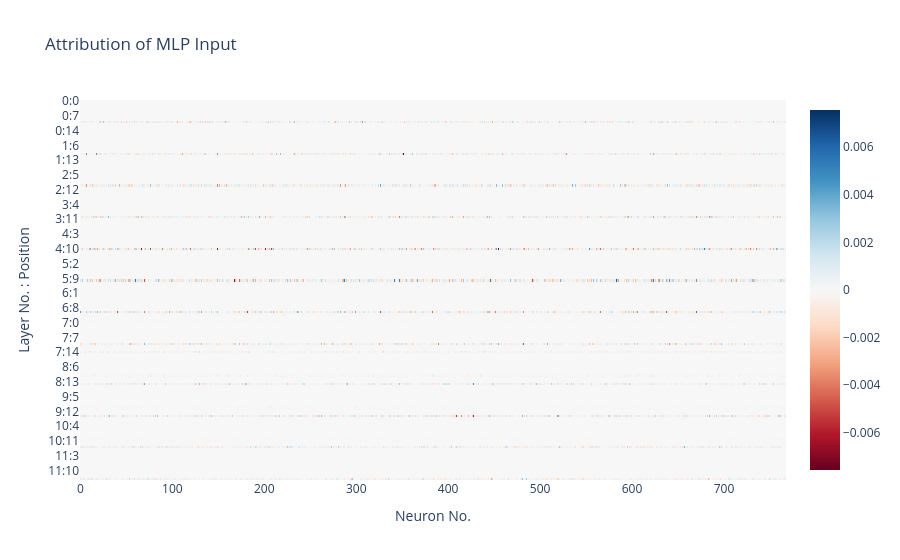
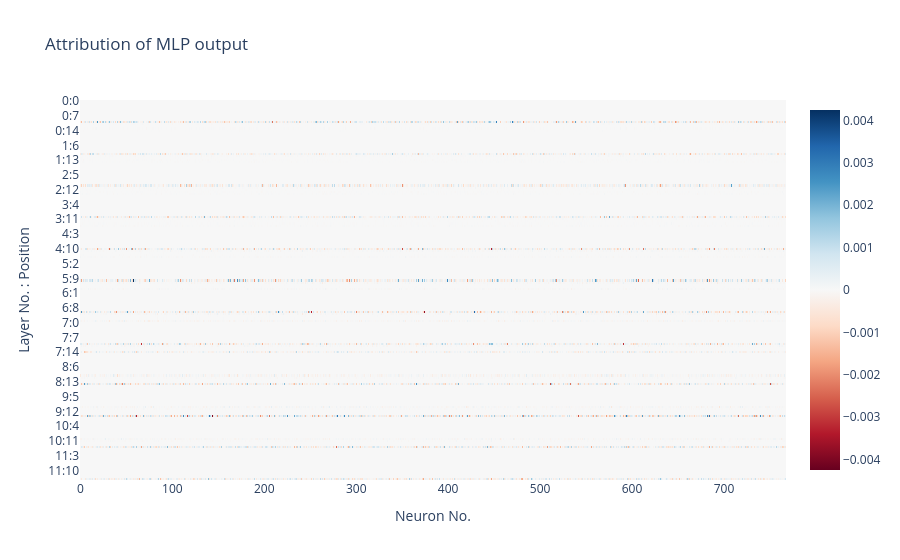

The code cell stored with these charts, in order, in its notebook:
### Markdown cell above
### Experiment No.2 - diferrent positions
Here we see something interesting!!!! 
High neuron attributions at only one position per layer!!

### Code cell
def attr_patch_mlp(clean_cache, corrupted_cache, grad_cache, activation_name: Literal["mlp_in", "mlp_out", "pre", "post"]):
    clean_act = stack_mlp_from_cache(clean_cache, activation_name)
    corrupted_act = stack_mlp_from_cache(corrupted_cache, activation_name)
    grad_vector = stack_mlp_from_cache(grad_cache, activation_name)

    attribution_vector = einops.reduce(
        grad_vector * (clean_act - corrupted_act),
        "layer batch pos dim -> layer pos dim",
        "sum"
    )
    attribution_vector = einops.rearrange(
        attribution_vector,
        "layer pos dim -> (layer pos) dim"
    )


    labels = [str(i)+":"+str(j) for i in range(model.cfg.n_layers) for j in range(clean_act.shape[2])]
    return attribution_vector, labels

for hook_name, descriptive_name in [("mlp_in", "MLP Input"),("mlp_out", "MLP output"),("pre", "MLP neurons after first linear"),("post", "MLP neurons after activation")]:
    attr, names = attr_patch_mlp(clean_cache, corrupted_cache, corrupted_grad_cache, hook_name)

    imshow(
        attr,
        y=names,
        yaxis="Layer No. : Position",
        xaxis="Neuron No.",
        title=f"Attribution of {descriptive_name}"
    )

### Figure 1 — Plotly figure (JSON) as saved in the notebook; plotly's stock layout.template omitted (floating-point values rounded to 4 significant figures; data arrays with more than 128 entries replaced by an {"elided": "..."} marker saying what was removed)
{"data": [{"coloraxis": "coloraxis", "hovertemplate": "x: %{x}<br>y: %{y}<br>color: %{z}<extra></extra>", "name": "0", "type": "heatmap", "xaxis": "x", "y": {"elided": "180 str values"}, "yaxis": "y", "z": {"elided": "180x768 float values"}}], "layout": {"coloraxis": {"cmid": 0, "colorscale": [[0, "rgb(103,0,31)"], [0.1, "rgb(178,24,43)"], [0.2, "rgb(214,96,77)"], [0.3, "rgb(244,165,130)"], [0.4, "rgb(253,219,199)"], [0.5, "rgb(247,247,247)"], [0.6, "rgb(209,229,240)"], [0.7, "rgb(146,197,222)"], [0.8, "rgb(67,147,195)"], [0.9, "rgb(33,102,172)"], [1, "rgb(5,48,97)"]]}, "title": {"text": "Attribution of MLP Input"}, "xaxis": {"anchor": "y", "domain": [0, 1], "title": {"text": "Neuron No."}}, "yaxis": {"anchor": "x", "autorange": "reversed", "domain": [0, 1], "title": {"text": "Layer No. : Position"}}}}

### Figure 2 — Plotly figure (JSON) as saved in the notebook; plotly's stock layout.template omitted (floating-point values rounded to 4 significant figures; data arrays with more than 128 entries replaced by an {"elided": "..."} marker saying what was removed)
{"data": [{"coloraxis": "coloraxis", "hovertemplate": "x: %{x}<br>y: %{y}<br>color: %{z}<extra></extra>", "name": "0", "type": "heatmap", "xaxis": "x", "y": {"elided": "180 str values"}, "yaxis": "y", "z": {"elided": "180x768 float values"}}], "layout": {"coloraxis": {"cmid": 0, "colorscale": [[0, "rgb(103,0,31)"], [0.1, "rgb(178,24,43)"], [0.2, "rgb(214,96,77)"], [0.3, "rgb(244,165,130)"], [0.4, "rgb(253,219,199)"], [0.5, "rgb(247,247,247)"], [0.6, "rgb(209,229,240)"], [0.7, "rgb(146,197,222)"], [0.8, "rgb(67,147,195)"], [0.9, "rgb(33,102,172)"], [1, "rgb(5,48,97)"]]}, "title": {"text": "Attribution of MLP output"}, "xaxis": {"anchor": "y", "domain": [0, 1], "title": {"text": "Neuron No."}}, "yaxis": {"anchor": "x", "autorange": "reversed", "domain": [0, 1], "title": {"text": "Layer No. : Position"}}}}
